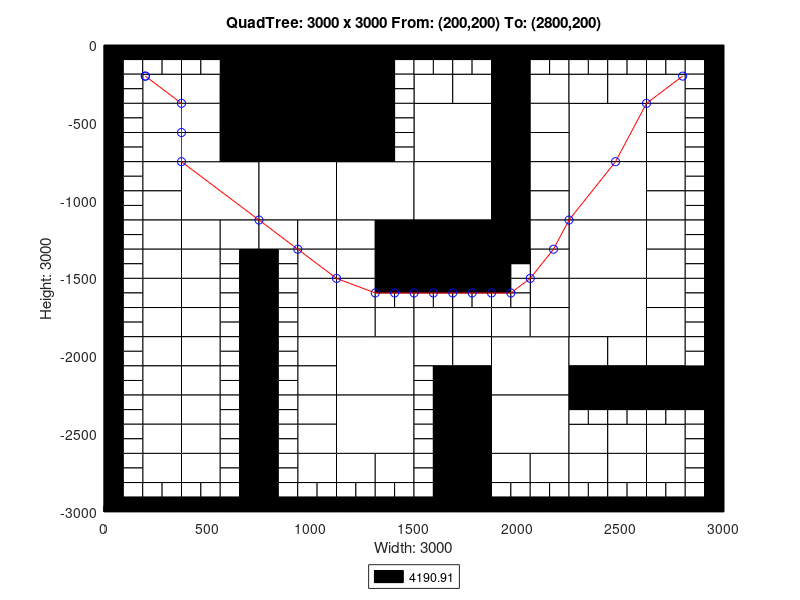

This chart was generated by the following MATLAB code:
axis([0 3000 -3000 0]);
title('QuadTree: 3000 x 3000 From: (200,200) To: (2800,200)');
xlabel('Width: 3000');
ylabel('Height: 3000');
rectangle('Position',[750 -375 375 375], 'FaceColor',[0 0 0]);
rectangle('Position',[750 -750 375 375], 'FaceColor',[0 0 0]);
rectangle('Position',[375 -1125 375 375], 'FaceColor',[1 1 1]);
rectangle('Position',[750 -1125 375 375], 'FaceColor',[1 1 1]);
rectangle('Position',[1125 -1125 375 375], 'FaceColor',[1 1 1]);
rectangle('Position',[1500 -750 375 375], 'FaceColor',[1 1 1]);
rectangle('Position',[2250 -750 375 375], 'FaceColor',[1 1 1]);
rectangle('Position',[1500 -1125 375 375], 'FaceColor',[1 1 1]);
rectangle('Position',[1500 -1500 375 375], 'FaceColor',[0 0 0]);
rectangle('Position',[2250 -1125 375 375], 'FaceColor',[1 1 1]);
rectangle('Position',[2250 -1500 375 375], 'FaceColor',[1 1 1]);
rectangle('Position',[1125 -2250 375 375], 'FaceColor',[1 1 1]);
rectangle('Position',[1125 -2625 375 375], 'FaceColor',[1 1 1]);
rectangle('Position',[1875 -2250 375 375], 'FaceColor',[1 1 1]);
rectangle('Position',[2250 -1875 375 375], 'FaceColor',[1 1 1]);
rectangle('Position',[1875 -2625 375 375], 'FaceColor',[1 1 1]);
rectangle('Position',[187.5 -375 187.5 187.5], 'FaceColor',[1 1 1]);
rectangle('Position',[562.5 -187.5 187.5 187.5], 'FaceColor',[0 0 0]);
rectangle('Position',[375 -375 187.5 187.5], 'FaceColor',[1 1 1]);
rectangle('Position',[562.5 -375 187.5 187.5], 'FaceColor',[0 0 0]);
rectangle('Position',[187.5 -562.5 187.5 187.5], 'FaceColor',[1 1 1]);
rectangle('Position',[187.5 -750 187.5 187.5], 'FaceColor',[1 1 1]);
rectangle('Position',[375 -562.5 187.5 187.5], 'FaceColor',[1 1 1]);
rectangle('Position',[562.5 -562.5 187.5 187.5], 'FaceColor',[0 0 0]);
rectangle('Position',[375 -750 187.5 187.5], 'FaceColor',[1 1 1]);
rectangle('Position',[562.5 -750 187.5 187.5], 'FaceColor',[0 0 0]);
rectangle('Position',[1125 -187.5 187.5 187.5], 'FaceColor',[0 0 0]);
rectangle('Position',[1125 -375 187.5 187.5], 'FaceColor',[0 0 0]);
rectangle('Position',[1125 -562.5 187.5 187.5], 'FaceColor',[0 0 0]);
rectangle('Position',[1125 -750 187.5 187.5], 'FaceColor',[0 0 0]);
rectangle('Position',[187.5 -937.5 187.5 187.5], 'FaceColor',[1 1 1]);
rectangle('Position',[187.5 -1125 187.5 187.5], 'FaceColor',[1 1 1]);
rectangle('Position',[187.5 -1312.5 187.5 187.5], 'FaceColor',[1 1 1]);
rectangle('Position',[187.5 -1500 187.5 187.5], 'FaceColor',[1 1 1]);
rectangle('Position',[375 -1312.5 187.5 187.5], 'FaceColor',[1 1 1]);
rectangle('Position',[562.5 -1312.5 187.5 187.5], 'FaceColor',[1 1 1]);
rectangle('Position',[375 -1500 187.5 187.5], 'FaceColor',[1 1 1]);
rectangle('Position',[750 -1312.5 187.5 187.5], 'FaceColor',[1 1 1]);
rectangle('Position',[937.5 -1312.5 187.5 187.5], 'FaceColor',[1 1 1]);
rectangle('Position',[937.5 -1500 187.5 187.5], 'FaceColor',[1 1 1]);
rectangle('Position',[1125 -1312.5 187.5 187.5], 'FaceColor',[1 1 1]);
rectangle('Position',[1312.5 -1312.5 187.5 187.5], 'FaceColor',[0 0 0]);
rectangle('Position',[1125 -1500 187.5 187.5], 'FaceColor',[1 1 1]);
rectangle('Position',[1312.5 -1500 187.5 187.5], 'FaceColor',[0 0 0]);
rectangle('Position',[1500 -375 187.5 187.5], 'FaceColor',[1 1 1]);
rectangle('Position',[1687.5 -375 187.5 187.5], 'FaceColor',[1 1 1]);
rectangle('Position',[1875 -187.5 187.5 187.5], 'FaceColor',[0 0 0]);
rectangle('Position',[1875 -375 187.5 187.5], 'FaceColor',[0 0 0]);
rectangle('Position',[2062.5 -375 187.5 187.5], 'FaceColor',[1 1 1]);
rectangle('Position',[1875 -562.5 187.5 187.5], 'FaceColor',[0 0 0]);
rectangle('Position',[2062.5 -562.5 187.5 187.5], 'FaceColor',[1 1 1]);
rectangle('Position',[1875 -750 187.5 187.5], 'FaceColor',[0 0 0]);
rectangle('Position',[2062.5 -750 187.5 187.5], 'FaceColor',[1 1 1]);
rectangle('Position',[2250 -375 187.5 187.5], 'FaceColor',[1 1 1]);
rectangle('Position',[2437.5 -375 187.5 187.5], 'FaceColor',[1 1 1]);
rectangle('Position',[2625 -375 187.5 187.5], 'FaceColor',[1 1 1]);
rectangle('Position',[2625 -562.5 187.5 187.5], 'FaceColor',[1 1 1]);
rectangle('Position',[2625 -750 187.5 187.5], 'FaceColor',[1 1 1]);
rectangle('Position',[1875 -937.5 187.5 187.5], 'FaceColor',[0 0 0]);
rectangle('Position',[2062.5 -937.5 187.5 187.5], 'FaceColor',[1 1 1]);
rectangle('Position',[1875 -1125 187.5 187.5], 'FaceColor',[0 0 0]);
rectangle('Position',[2062.5 -1125 187.5 187.5], 'FaceColor',[1 1 1]);
rectangle('Position',[1875 -1312.5 187.5 187.5], 'FaceColor',[0 0 0]);
rectangle('Position',[2062.5 -1312.5 187.5 187.5], 'FaceColor',[1 1 1]);
rectangle('Position',[2062.5 -1500 187.5 187.5], 'FaceColor',[1 1 1]);
rectangle('Position',[2625 -937.5 187.5 187.5], 'FaceColor',[1 1 1]);
rectangle('Position',[2625 -1125 187.5 187.5], 'FaceColor',[1 1 1]);
rectangle('Position',[2625 -1312.5 187.5 187.5], 'FaceColor',[1 1 1]);
rectangle('Position',[2625 -1500 187.5 187.5], 'FaceColor',[1 1 1]);
rectangle('Position',[187.5 -1687.5 187.5 187.5], 'FaceColor',[1 1 1]);
rectangle('Position',[187.5 -1875 187.5 187.5], 'FaceColor',[1 1 1]);
rectangle('Position',[375 -1687.5 187.5 187.5], 'FaceColor',[1 1 1]);
rectangle('Position',[375 -1875 187.5 187.5], 'FaceColor',[1 1 1]);
rectangle('Position',[187.5 -2062.5 187.5 187.5], 'FaceColor',[1 1 1]);
rectangle('Position',[187.5 -2250 187.5 187.5], 'FaceColor',[1 1 1]);
rectangle('Position',[375 -2062.5 187.5 187.5], 'FaceColor',[1 1 1]);
rectangle('Position',[375 -2250 187.5 187.5], 'FaceColor',[1 1 1]);
rectangle('Position',[937.5 -1687.5 187.5 187.5], 'FaceColor',[1 1 1]);
rectangle('Position',[937.5 -1875 187.5 187.5], 'FaceColor',[1 1 1]);
rectangle('Position',[1125 -1687.5 187.5 187.5], 'FaceColor',[1 1 1]);
rectangle('Position',[1125 -1875 187.5 187.5], 'FaceColor',[1 1 1]);
rectangle('Position',[1312.5 -1875 187.5 187.5], 'FaceColor',[1 1 1]);
rectangle('Position',[937.5 -2062.5 187.5 187.5], 'FaceColor',[1 1 1]);
rectangle('Position',[937.5 -2250 187.5 187.5], 'FaceColor',[1 1 1]);
rectangle('Position',[187.5 -2437.5 187.5 187.5], 'FaceColor',[1 1 1]);
rectangle('Position',[187.5 -2625 187.5 187.5], 'FaceColor',[1 1 1]);
rectangle('Position',[375 -2437.5 187.5 187.5], 'FaceColor',[1 1 1]);
rectangle('Position',[375 -2625 187.5 187.5], 'FaceColor',[1 1 1]);
rectangle('Position',[187.5 -2812.5 187.5 187.5], 'FaceColor',[1 1 1]);
rectangle('Position',[375 -2812.5 187.5 187.5], 'FaceColor',[1 1 1]);
rectangle('Position',[937.5 -2437.5 187.5 187.5], 'FaceColor',[1 1 1]);
rectangle('Position',[937.5 -2625 187.5 187.5], 'FaceColor',[1 1 1]);
rectangle('Position',[937.5 -2812.5 187.5 187.5], 'FaceColor',[1 1 1]);
rectangle('Position',[1125 -2812.5 187.5 187.5], 'FaceColor',[1 1 1]);
rectangle('Position',[1312.5 -2812.5 187.5 187.5], 'FaceColor',[1 1 1]);
rectangle('Position',[1500 -1875 187.5 187.5], 'FaceColor',[1 1 1]);
rectangle('Position',[1687.5 -1875 187.5 187.5], 'FaceColor',[1 1 1]);
rectangle('Position',[2062.5 -1687.5 187.5 187.5], 'FaceColor',[1 1 1]);
rectangle('Position',[1875 -1875 187.5 187.5], 'FaceColor',[1 1 1]);
rectangle('Position',[2062.5 -1875 187.5 187.5], 'FaceColor',[1 1 1]);
rectangle('Position',[1500 -2062.5 187.5 187.5], 'FaceColor',[1 1 1]);
rectangle('Position',[1687.5 -2062.5 187.5 187.5], 'FaceColor',[1 1 1]);
rectangle('Position',[1687.5 -2250 187.5 187.5], 'FaceColor',[0 0 0]);
rectangle('Position',[2625 -1687.5 187.5 187.5], 'FaceColor',[1 1 1]);
rectangle('Position',[2625 -1875 187.5 187.5], 'FaceColor',[1 1 1]);
rectangle('Position',[2250 -2062.5 187.5 187.5], 'FaceColor',[1 1 1]);
rectangle('Position',[2437.5 -2062.5 187.5 187.5], 'FaceColor',[1 1 1]);
rectangle('Position',[2250 -2250 187.5 187.5], 'FaceColor',[0 0 0]);
rectangle('Position',[2437.5 -2250 187.5 187.5], 'FaceColor',[0 0 0]);
rectangle('Position',[2625 -2062.5 187.5 187.5], 'FaceColor',[1 1 1]);
rectangle('Position',[2625 -2250 187.5 187.5], 'FaceColor',[0 0 0]);
rectangle('Position',[2812.5 -2250 187.5 187.5], 'FaceColor',[0 0 0]);
rectangle('Position',[1687.5 -2437.5 187.5 187.5], 'FaceColor',[0 0 0]);
rectangle('Position',[1687.5 -2625 187.5 187.5], 'FaceColor',[0 0 0]);
rectangle('Position',[1687.5 -2812.5 187.5 187.5], 'FaceColor',[0 0 0]);
rectangle('Position',[1687.5 -3000 187.5 187.5], 'FaceColor',[0 0 0]);
rectangle('Position',[1875 -2812.5 187.5 187.5], 'FaceColor',[1 1 1]);
rectangle('Position',[2062.5 -2812.5 187.5 187.5], 'FaceColor',[1 1 1]);
rectangle('Position',[2250 -2625 187.5 187.5], 'FaceColor',[1 1 1]);
rectangle('Position',[2437.5 -2625 187.5 187.5], 'FaceColor',[1 1 1]);
rectangle('Position',[2625 -2625 187.5 187.5], 'FaceColor',[1 1 1]);
rectangle('Position',[2250 -2812.5 187.5 187.5], 'FaceColor',[1 1 1]);
rectangle('Position',[2437.5 -2812.5 187.5 187.5], 'FaceColor',[1 1 1]);
rectangle('Position',[2625 -2812.5 187.5 187.5], 'FaceColor',[1 1 1]);
rectangle('Position',[0 -93.75 93.75 93.75], 'FaceColor',[0 0 0]);
rectangle('Position',[93.75 -93.75 93.75 93.75], 'FaceColor',[0 0 0]);
rectangle('Position',[0 -187.5 93.75 93.75], 'FaceColor',[0 0 0]);
rectangle('Position',[93.75 -187.5 93.75 93.75], 'FaceColor',[1 1 1]);
rectangle('Position',[187.5 -93.75 93.75 93.75], 'FaceColor',[0 0 0]);
rectangle('Position',[281.25 -93.75 93.75 93.75], 'FaceColor',[0 0 0]);
rectangle('Position',[187.5 -187.5 93.75 93.75], 'FaceColor',[1 1 1]);
rectangle('Position',[281.25 -187.5 93.75 93.75], 'FaceColor',[1 1 1]);
rectangle('Position',[0 -281.25 93.75 93.75], 'FaceColor',[0 0 0]);
rectangle('Position',[93.75 -281.25 93.75 93.75], 'FaceColor',[1 1 1]);
rectangle('Position',[0 -375 93.75 93.75], 'FaceColor',[0 0 0]);
rectangle('Position',[93.75 -375 93.75 93.75], 'FaceColor',[1 1 1]);
rectangle('Position',[375 -93.75 93.75 93.75], 'FaceColor',[0 0 0]);
rectangle('Position',[468.75 -93.75 93.75 93.75], 'FaceColor',[0 0 0]);
rectangle('Position',[375 -187.5 93.75 93.75], 'FaceColor',[1 1 1]);
rectangle('Position',[468.75 -187.5 93.75 93.75], 'FaceColor',[1 1 1]);
rectangle('Position',[0 -468.75 93.75 93.75], 'FaceColor',[0 0 0]);
rectangle('Position',[93.75 -468.75 93.75 93.75], 'FaceColor',[1 1 1]);
rectangle('Position',[0 -562.5 93.75 93.75], 'FaceColor',[0 0 0]);
rectangle('Position',[93.75 -562.5 93.75 93.75], 'FaceColor',[1 1 1]);
rectangle('Position',[0 -656.25 93.75 93.75], 'FaceColor',[0 0 0]);
rectangle('Position',[93.75 -656.25 93.75 93.75], 'FaceColor',[1 1 1]);
rectangle('Position',[0 -750 93.75 93.75], 'FaceColor',[0 0 0]);
rectangle('Position',[93.75 -750 93.75 93.75], 'FaceColor',[1 1 1]);
rectangle('Position',[1312.5 -93.75 93.75 93.75], 'FaceColor',[0 0 0]);
rectangle('Position',[1406.25 -93.75 93.75 93.75], 'FaceColor',[0 0 0]);
rectangle('Position',[1312.5 -187.5 93.75 93.75], 'FaceColor',[0 0 0]);
rectangle('Position',[1406.25 -187.5 93.75 93.75], 'FaceColor',[1 1 1]);
rectangle('Position',[1312.5 -281.25 93.75 93.75], 'FaceColor',[0 0 0]);
rectangle('Position',[1406.25 -281.25 93.75 93.75], 'FaceColor',[1 1 1]);
rectangle('Position',[1312.5 -375 93.75 93.75], 'FaceColor',[0 0 0]);
rectangle('Position',[1406.25 -375 93.75 93.75], 'FaceColor',[1 1 1]);
rectangle('Position',[1312.5 -468.75 93.75 93.75], 'FaceColor',[0 0 0]);
rectangle('Position',[1406.25 -468.75 93.75 93.75], 'FaceColor',[1 1 1]);
rectangle('Position',[1312.5 -562.5 93.75 93.75], 'FaceColor',[0 0 0]);
rectangle('Position',[1406.25 -562.5 93.75 93.75], 'FaceColor',[1 1 1]);
rectangle('Position',[1312.5 -656.25 93.75 93.75], 'FaceColor',[0 0 0]);
rectangle('Position',[1406.25 -656.25 93.75 93.75], 'FaceColor',[1 1 1]);
rectangle('Position',[1312.5 -750 93.75 93.75], 'FaceColor',[0 0 0]);
rectangle('Position',[1406.25 -750 93.75 93.75], 'FaceColor',[1 1 1]);
rectangle('Position',[0 -843.75 93.75 93.75], 'FaceColor',[0 0 0]);
rectangle('Position',[93.75 -843.75 93.75 93.75], 'FaceColor',[1 1 1]);
rectangle('Position',[0 -937.5 93.75 93.75], 'FaceColor',[0 0 0]);
rectangle('Position',[93.75 -937.5 93.75 93.75], 'FaceColor',[1 1 1]);
rectangle('Position',[0 -1031.25 93.75 93.75], 'FaceColor',[0 0 0]);
rectangle('Position',[93.75 -1031.25 93.75 93.75], 'FaceColor',[1 1 1]);
rectangle('Position',[0 -1125 93.75 93.75], 'FaceColor',[0 0 0]);
rectangle('Position',[93.75 -1125 93.75 93.75], 'FaceColor',[1 1 1]);
rectangle('Position',[0 -1218.75 93.75 93.75], 'FaceColor',[0 0 0]);
rectangle('Position',[93.75 -1218.75 93.75 93.75], 'FaceColor',[1 1 1]);
rectangle('Position',[0 -1312.5 93.75 93.75], 'FaceColor',[0 0 0]);
rectangle('Position',[93.75 -1312.5 93.75 93.75], 'FaceColor',[1 1 1]);
rectangle('Position',[0 -1406.25 93.75 93.75], 'FaceColor',[0 0 0]);
rectangle('Position',[93.75 -1406.25 93.75 93.75], 'FaceColor',[1 1 1]);
rectangle('Position',[0 -1500 93.75 93.75], 'FaceColor',[0 0 0]);
rectangle('Position',[93.75 -1500 93.75 93.75], 'FaceColor',[1 1 1]);
rectangle('Position',[562.5 -1406.25 93.75 93.75], 'FaceColor',[1 1 1]);
rectangle('Position',[656.25 -1406.25 93.75 93.75], 'FaceColor',[0 0 0]);
rectangle('Position',[562.5 -1500 93.75 93.75], 'FaceColor',[1 1 1]);
rectangle('Position',[656.25 -1500 93.75 93.75], 'FaceColor',[0 0 0]);
rectangle('Position',[750 -1406.25 93.75 93.75], 'FaceColor',[0 0 0]);
rectangle('Position',[843.75 -1406.25 93.75 93.75], 'FaceColor',[1 1 1]);
rectangle('Position',[750 -1500 93.75 93.75], 'FaceColor',[0 0 0]);
rectangle('Position',[843.75 -1500 93.75 93.75], 'FaceColor',[1 1 1]);
rectangle('Position',[1500 -93.75 93.75 93.75], 'FaceColor',[0 0 0]);
rectangle('Position',[1593.75 -93.75 93.75 93.75], 'FaceColor',[0 0 0]);
rectangle('Position',[1500 -187.5 93.75 93.75], 'FaceColor',[1 1 1]);
rectangle('Position',[1593.75 -187.5 93.75 93.75], 'FaceColor',[1 1 1]);
rectangle('Position',[1687.5 -93.75 93.75 93.75], 'FaceColor',[0 0 0]);
rectangle('Position',[1781.25 -93.75 93.75 93.75], 'FaceColor',[0 0 0]);
rectangle('Position',[1687.5 -187.5 93.75 93.75], 'FaceColor',[1 1 1]);
rectangle('Position',[1781.25 -187.5 93.75 93.75], 'FaceColor',[1 1 1]);
rectangle('Position',[2062.5 -93.75 93.75 93.75], 'FaceColor',[0 0 0]);
rectangle('Position',[2156.25 -93.75 93.75 93.75], 'FaceColor',[0 0 0]);
rectangle('Position',[2062.5 -187.5 93.75 93.75], 'FaceColor',[1 1 1]);
rectangle('Position',[2156.25 -187.5 93.75 93.75], 'FaceColor',[1 1 1]);
rectangle('Position',[2250 -93.75 93.75 93.75], 'FaceColor',[0 0 0]);
rectangle('Position',[2343.75 -93.75 93.75 93.75], 'FaceColor',[0 0 0]);
rectangle('Position',[2250 -187.5 93.75 93.75], 'FaceColor',[1 1 1]);
rectangle('Position',[2343.75 -187.5 93.75 93.75], 'FaceColor',[1 1 1]);
rectangle('Position',[2437.5 -93.75 93.75 93.75], 'FaceColor',[0 0 0]);
rectangle('Position',[2531.25 -93.75 93.75 93.75], 'FaceColor',[0 0 0]);
rectangle('Position',[2437.5 -187.5 93.75 93.75], 'FaceColor',[1 1 1]);
rectangle('Position',[2531.25 -187.5 93.75 93.75], 'FaceColor',[1 1 1]);
rectangle('Position',[2625 -93.75 93.75 93.75], 'FaceColor',[0 0 0]);
rectangle('Position',[2718.75 -93.75 93.75 93.75], 'FaceColor',[0 0 0]);
rectangle('Position',[2625 -187.5 93.75 93.75], 'FaceColor',[1 1 1]);
rectangle('Position',[2718.75 -187.5 93.75 93.75], 'FaceColor',[1 1 1]);
rectangle('Position',[2812.5 -93.75 93.75 93.75], 'FaceColor',[0 0 0]);
rectangle('Position',[2906.25 -93.75 93.75 93.75], 'FaceColor',[0 0 0]);
rectangle('Position',[2812.5 -187.5 93.75 93.75], 'FaceColor',[1 1 1]);
rectangle('Position',[2906.25 -187.5 93.75 93.75], 'FaceColor',[0 0 0]);
rectangle('Position',[2812.5 -281.25 93.75 93.75], 'FaceColor',[1 1 1]);
rectangle('Position',[2906.25 -281.25 93.75 93.75], 'FaceColor',[0 0 0]);
rectangle('Position',[2812.5 -375 93.75 93.75], 'FaceColor',[1 1 1]);
rectangle('Position',[2906.25 -375 93.75 93.75], 'FaceColor',[0 0 0]);
rectangle('Position',[2812.5 -468.75 93.75 93.75], 'FaceColor',[1 1 1]);
rectangle('Position',[2906.25 -468.75 93.75 93.75], 'FaceColor',[0 0 0]);
rectangle('Position',[2812.5 -562.5 93.75 93.75], 'FaceColor',[1 1 1]);
rectangle('Position',[2906.25 -562.5 93.75 93.75], 'FaceColor',[0 0 0]);
rectangle('Position',[2812.5 -656.25 93.75 93.75], 'FaceColor',[1 1 1]);
rectangle('Position',[2906.25 -656.25 93.75 93.75], 'FaceColor',[0 0 0]);
rectangle('Position',[2812.5 -750 93.75 93.75], 'FaceColor',[1 1 1]);
rectangle('Position',[2906.25 -750 93.75 93.75], 'FaceColor',[0 0 0]);
rectangle('Position',[1875 -1406.25 93.75 93.75], 'FaceColor',[0 0 0]);
rectangle('Position',[1968.75 -1406.25 93.75 93.75], 'FaceColor',[0 0 0]);
rectangle('Position',[1875 -1500 93.75 93.75], 'FaceColor',[0 0 0]);
rectangle('Position',[1968.75 -1500 93.75 93.75], 'FaceColor',[1 1 1]);
rectangle('Position',[2812.5 -843.75 93.75 93.75], 'FaceColor',[1 1 1]);
rectangle('Position',[2906.25 -843.75 93.75 93.75], 'FaceColor',[0 0 0]);
rectangle('Position',[2812.5 -937.5 93.75 93.75], 'FaceColor',[1 1 1]);
rectangle('Position',[2906.25 -937.5 93.75 93.75], 'FaceColor',[0 0 0]);
rectangle('Position',[2812.5 -1031.25 93.75 93.75], 'FaceColor',[1 1 1]);
rectangle('Position',[2906.25 -1031.25 93.75 93.75], 'FaceColor',[0 0 0]);
rectangle('Position',[2812.5 -1125 93.75 93.75], 'FaceColor',[1 1 1]);
rectangle('Position',[2906.25 -1125 93.75 93.75], 'FaceColor',[0 0 0]);
rectangle('Position',[2812.5 -1218.75 93.75 93.75], 'FaceColor',[1 1 1]);
rectangle('Position',[2906.25 -1218.75 93.75 93.75], 'FaceColor',[0 0 0]);
rectangle('Position',[2812.5 -1312.5 93.75 93.75], 'FaceColor',[1 1 1]);
rectangle('Position',[2906.25 -1312.5 93.75 93.75], 'FaceColor',[0 0 0]);
rectangle('Position',[2812.5 -1406.25 93.75 93.75], 'FaceColor',[1 1 1]);
rectangle('Position',[2906.25 -1406.25 93.75 93.75], 'FaceColor',[0 0 0]);
rectangle('Position',[2812.5 -1500 93.75 93.75], 'FaceColor',[1 1 1]);
rectangle('Position',[2906.25 -1500 93.75 93.75], 'FaceColor',[0 0 0]);
rectangle('Position',[0 -1593.75 93.75 93.75], 'FaceColor',[0 0 0]);
rectangle('Position',[93.75 -1593.75 93.75 93.75], 'FaceColor',[1 1 1]);
rectangle('Position',[0 -1687.5 93.75 93.75], 'FaceColor',[0 0 0]);
rectangle('Position',[93.75 -1687.5 93.75 93.75], 'FaceColor',[1 1 1]);
rectangle('Position',[0 -1781.25 93.75 93.75], 'FaceColor',[0 0 0]);
rectangle('Position',[93.75 -1781.25 93.75 93.75], 'FaceColor',[1 1 1]);
rectangle('Position',[0 -1875 93.75 93.75], 'FaceColor',[0 0 0]);
rectangle('Position',[93.75 -1875 93.75 93.75], 'FaceColor',[1 1 1]);
rectangle('Position',[562.5 -1593.75 93.75 93.75], 'FaceColor',[1 1 1]);
rectangle('Position',[656.25 -1593.75 93.75 93.75], 'FaceColor',[0 0 0]);
rectangle('Position',[562.5 -1687.5 93.75 93.75], 'FaceColor',[1 1 1]);
rectangle('Position',[656.25 -1687.5 93.75 93.75], 'FaceColor',[0 0 0]);
rectangle('Position',[562.5 -1781.25 93.75 93.75], 'FaceColor',[1 1 1]);
rectangle('Position',[656.25 -1781.25 93.75 93.75], 'FaceColor',[0 0 0]);
rectangle('Position',[562.5 -1875 93.75 93.75], 'FaceColor',[1 1 1]);
rectangle('Position',[656.25 -1875 93.75 93.75], 'FaceColor',[0 0 0]);
rectangle('Position',[0 -1968.75 93.75 93.75], 'FaceColor',[0 0 0]);
rectangle('Position',[93.75 -1968.75 93.75 93.75], 'FaceColor',[1 1 1]);
rectangle('Position',[0 -2062.5 93.75 93.75], 'FaceColor',[0 0 0]);
rectangle('Position',[93.75 -2062.5 93.75 93.75], 'FaceColor',[1 1 1]);
rectangle('Position',[0 -2156.25 93.75 93.75], 'FaceColor',[0 0 0]);
rectangle('Position',[93.75 -2156.25 93.75 93.75], 'FaceColor',[1 1 1]);
rectangle('Position',[0 -2250 93.75 93.75], 'FaceColor',[0 0 0]);
rectangle('Position',[93.75 -2250 93.75 93.75], 'FaceColor',[1 1 1]);
rectangle('Position',[562.5 -1968.75 93.75 93.75], 'FaceColor',[1 1 1]);
rectangle('Position',[656.25 -1968.75 93.75 93.75], 'FaceColor',[0 0 0]);
rectangle('Position',[562.5 -2062.5 93.75 93.75], 'FaceColor',[1 1 1]);
rectangle('Position',[656.25 -2062.5 93.75 93.75], 'FaceColor',[0 0 0]);
rectangle('Position',[562.5 -2156.25 93.75 93.75], 'FaceColor',[1 1 1]);
rectangle('Position',[656.25 -2156.25 93.75 93.75], 'FaceColor',[0 0 0]);
rectangle('Position',[562.5 -2250 93.75 93.75], 'FaceColor',[1 1 1]);
rectangle('Position',[656.25 -2250 93.75 93.75], 'FaceColor',[0 0 0]);
rectangle('Position',[750 -1593.75 93.75 93.75], 'FaceColor',[0 0 0]);
rectangle('Position',[843.75 -1593.75 93.75 93.75], 'FaceColor',[1 1 1]);
rectangle('Position',[750 -1687.5 93.75 93.75], 'FaceColor',[0 0 0]);
rectangle('Position',[843.75 -1687.5 93.75 93.75], 'FaceColor',[1 1 1]);
rectangle('Position',[750 -1781.25 93.75 93.75], 'FaceColor',[0 0 0]);
rectangle('Position',[843.75 -1781.25 93.75 93.75], 'FaceColor',[1 1 1]);
rectangle('Position',[750 -1875 93.75 93.75], 'FaceColor',[0 0 0]);
rectangle('Position',[843.75 -1875 93.75 93.75], 'FaceColor',[1 1 1]);
rectangle('Position',[1312.5 -1593.75 93.75 93.75], 'FaceColor',[0 0 0]);
rectangle('Position',[1406.25 -1593.75 93.75 93.75], 'FaceColor',[0 0 0]);
rectangle('Position',[1312.5 -1687.5 93.75 93.75], 'FaceColor',[1 1 1]);
rectangle('Position',[1406.25 -1687.5 93.75 93.75], 'FaceColor',[1 1 1]);
rectangle('Position',[750 -1968.75 93.75 93.75], 'FaceColor',[0 0 0]);
rectangle('Position',[843.75 -1968.75 93.75 93.75], 'FaceColor',[1 1 1]);
rectangle('Position',[750 -2062.5 93.75 93.75], 'FaceColor',[0 0 0]);
rectangle('Position',[843.75 -2062.5 93.75 93.75], 'FaceColor',[1 1 1]);
rectangle('Position',[750 -2156.25 93.75 93.75], 'FaceColor',[0 0 0]);
rectangle('Position',[843.75 -2156.25 93.75 93.75], 'FaceColor',[1 1 1]);
rectangle('Position',[750 -2250 93.75 93.75], 'FaceColor',[0 0 0]);
rectangle('Position',[843.75 -2250 93.75 93.75], 'FaceColor',[1 1 1]);
rectangle('Position',[0 -2343.75 93.75 93.75], 'FaceColor',[0 0 0]);
rectangle('Position',[93.75 -2343.75 93.75 93.75], 'FaceColor',[1 1 1]);
rectangle('Position',[0 -2437.5 93.75 93.75], 'FaceColor',[0 0 0]);
rectangle('Position',[93.75 -2437.5 93.75 93.75], 'FaceColor',[1 1 1]);
rectangle('Position',[0 -2531.25 93.75 93.75], 'FaceColor',[0 0 0]);
rectangle('Position',[93.75 -2531.25 93.75 93.75], 'FaceColor',[1 1 1]);
rectangle('Position',[0 -2625 93.75 93.75], 'FaceColor',[0 0 0]);
rectangle('Position',[93.75 -2625 93.75 93.75], 'FaceColor',[1 1 1]);
rectangle('Position',[562.5 -2343.75 93.75 93.75], 'FaceColor',[1 1 1]);
rectangle('Position',[656.25 -2343.75 93.75 93.75], 'FaceColor',[0 0 0]);
rectangle('Position',[562.5 -2437.5 93.75 93.75], 'FaceColor',[1 1 1]);
rectangle('Position',[656.25 -2437.5 93.75 93.75], 'FaceColor',[0 0 0]);
rectangle('Position',[562.5 -2531.25 93.75 93.75], 'FaceColor',[1 1 1]);
rectangle('Position',[656.25 -2531.25 93.75 93.75], 'FaceColor',[0 0 0]);
rectangle('Position',[562.5 -2625 93.75 93.75], 'FaceColor',[1 1 1]);
rectangle('Position',[656.25 -2625 93.75 93.75], 'FaceColor',[0 0 0]);
rectangle('Position',[0 -2718.75 93.75 93.75], 'FaceColor',[0 0 0]);
rectangle('Position',[93.75 -2718.75 93.75 93.75], 'FaceColor',[1 1 1]);
rectangle('Position',[0 -2812.5 93.75 93.75], 'FaceColor',[0 0 0]);
rectangle('Position',[93.75 -2812.5 93.75 93.75], 'FaceColor',[1 1 1]);
rectangle('Position',[0 -2906.25 93.75 93.75], 'FaceColor',[0 0 0]);
rectangle('Position',[93.75 -2906.25 93.75 93.75], 'FaceColor',[1 1 1]);
rectangle('Position',[0 -3000 93.75 93.75], 'FaceColor',[0 0 0]);
rectangle('Position',[93.75 -3000 93.75 93.75], 'FaceColor',[0 0 0]);
rectangle('Position',[187.5 -2906.25 93.75 93.75], 'FaceColor',[1 1 1]);
rectangle('Position',[281.25 -2906.25 93.75 93.75], 'FaceColor',[1 1 1]);
rectangle('Position',[187.5 -3000 93.75 93.75], 'FaceColor',[0 0 0]);
rectangle('Position',[281.25 -3000 93.75 93.75], 'FaceColor',[0 0 0]);
rectangle('Position',[562.5 -2718.75 93.75 93.75], 'FaceColor',[1 1 1]);
rectangle('Position',[656.25 -2718.75 93.75 93.75], 'FaceColor',[0 0 0]);
rectangle('Position',[562.5 -2812.5 93.75 93.75], 'FaceColor',[1 1 1]);
rectangle('Position',[656.25 -2812.5 93.75 93.75], 'FaceColor',[0 0 0]);
rectangle('Position',[375 -2906.25 93.75 93.75], 'FaceColor',[1 1 1]);
rectangle('Position',[468.75 -2906.25 93.75 93.75], 'FaceColor',[1 1 1]);
rectangle('Position',[375 -3000 93.75 93.75], 'FaceColor',[0 0 0]);
rectangle('Position',[468.75 -3000 93.75 93.75], 'FaceColor',[0 0 0]);
rectangle('Position',[562.5 -2906.25 93.75 93.75], 'FaceColor',[1 1 1]);
rectangle('Position',[656.25 -2906.25 93.75 93.75], 'FaceColor',[0 0 0]);
rectangle('Position',[562.5 -3000 93.75 93.75], 'FaceColor',[0 0 0]);
rectangle('Position',[656.25 -3000 93.75 93.75], 'FaceColor',[0 0 0]);
rectangle('Position',[750 -2343.75 93.75 93.75], 'FaceColor',[0 0 0]);
rectangle('Position',[843.75 -2343.75 93.75 93.75], 'FaceColor',[1 1 1]);
rectangle('Position',[750 -2437.5 93.75 93.75], 'FaceColor',[0 0 0]);
rectangle('Position',[843.75 -2437.5 93.75 93.75], 'FaceColor',[1 1 1]);
rectangle('Position',[750 -2531.25 93.75 93.75], 'FaceColor',[0 0 0]);
rectangle('Position',[843.75 -2531.25 93.75 93.75], 'FaceColor',[1 1 1]);
rectangle('Position',[750 -2625 93.75 93.75], 'FaceColor',[0 0 0]);
rectangle('Position',[843.75 -2625 93.75 93.75], 'FaceColor',[1 1 1]);
rectangle('Position',[750 -2718.75 93.75 93.75], 'FaceColor',[0 0 0]);
rectangle('Position',[843.75 -2718.75 93.75 93.75], 'FaceColor',[1 1 1]);
rectangle('Position',[750 -2812.5 93.75 93.75], 'FaceColor',[0 0 0]);
rectangle('Position',[843.75 -2812.5 93.75 93.75], 'FaceColor',[1 1 1]);
rectangle('Position',[750 -2906.25 93.75 93.75], 'FaceColor',[0 0 0]);
rectangle('Position',[843.75 -2906.25 93.75 93.75], 'FaceColor',[1 1 1]);
rectangle('Position',[750 -3000 93.75 93.75], 'FaceColor',[0 0 0]);
rectangle('Position',[843.75 -3000 93.75 93.75], 'FaceColor',[0 0 0]);
rectangle('Position',[937.5 -2906.25 93.75 93.75], 'FaceColor',[1 1 1]);
rectangle('Position',[1031.25 -2906.25 93.75 93.75], 'FaceColor',[1 1 1]);
rectangle('Position',[937.5 -3000 93.75 93.75], 'FaceColor',[0 0 0]);
rectangle('Position',[1031.25 -3000 93.75 93.75], 'FaceColor',[0 0 0]);
rectangle('Position',[1125 -2906.25 93.75 93.75], 'FaceColor',[1 1 1]);
rectangle('Position',[1218.75 -2906.25 93.75 93.75], 'FaceColor',[1 1 1]);
rectangle('Position',[1125 -3000 93.75 93.75], 'FaceColor',[0 0 0]);
rectangle('Position',[1218.75 -3000 93.75 93.75], 'FaceColor',[0 0 0]);
rectangle('Position',[1312.5 -2906.25 93.75 93.75], 'FaceColor',[1 1 1]);
rectangle('Position',[1406.25 -2906.25 93.75 93.75], 'FaceColor',[1 1 1]);
rectangle('Position',[1312.5 -3000 93.75 93.75], 'FaceColor',[0 0 0]);
rectangle('Position',[1406.25 -3000 93.75 93.75], 'FaceColor',[0 0 0]);
rectangle('Position',[1500 -1593.75 93.75 93.75], 'FaceColor',[0 0 0]);
rectangle('Position',[1593.75 -1593.75 93.75 93.75], 'FaceColor',[0 0 0]);
rectangle('Position',[1500 -1687.5 93.75 93.75], 'FaceColor',[1 1 1]);
rectangle('Position',[1593.75 -1687.5 93.75 93.75], 'FaceColor',[1 1 1]);
rectangle('Position',[1687.5 -1593.75 93.75 93.75], 'FaceColor',[0 0 0]);
rectangle('Position',[1781.25 -1593.75 93.75 93.75], 'FaceColor',[0 0 0]);
rectangle('Position',[1687.5 -1687.5 93.75 93.75], 'FaceColor',[1 1 1]);
rectangle('Position',[1781.25 -1687.5 93.75 93.75], 'FaceColor',[1 1 1]);
rectangle('Position',[1875 -1593.75 93.75 93.75], 'FaceColor',[0 0 0]);
rectangle('Position',[1968.75 -1593.75 93.75 93.75], 'FaceColor',[1 1 1]);
rectangle('Position',[1875 -1687.5 93.75 93.75], 'FaceColor',[1 1 1]);
rectangle('Position',[1968.75 -1687.5 93.75 93.75], 'FaceColor',[1 1 1]);
rectangle('Position',[1500 -2156.25 93.75 93.75], 'FaceColor',[1 1 1]);
rectangle('Position',[1593.75 -2156.25 93.75 93.75], 'FaceColor',[0 0 0]);
rectangle('Position',[1500 -2250 93.75 93.75], 'FaceColor',[1 1 1]);
rectangle('Position',[1593.75 -2250 93.75 93.75], 'FaceColor',[0 0 0]);
rectangle('Position',[2812.5 -1593.75 93.75 93.75], 'FaceColor',[1 1 1]);
rectangle('Position',[2906.25 -1593.75 93.75 93.75], 'FaceColor',[0 0 0]);
rectangle('Position',[2812.5 -1687.5 93.75 93.75], 'FaceColor',[1 1 1]);
rectangle('Position',[2906.25 -1687.5 93.75 93.75], 'FaceColor',[0 0 0]);
rectangle('Position',[2812.5 -1781.25 93.75 93.75], 'FaceColor',[1 1 1]);
rectangle('Position',[2906.25 -1781.25 93.75 93.75], 'FaceColor',[0 0 0]);
rectangle('Position',[2812.5 -1875 93.75 93.75], 'FaceColor',[1 1 1]);
rectangle('Position',[2906.25 -1875 93.75 93.75], 'FaceColor',[0 0 0]);
rectangle('Position',[2812.5 -1968.75 93.75 93.75], 'FaceColor',[1 1 1]);
rectangle('Position',[2906.25 -1968.75 93.75 93.75], 'FaceColor',[0 0 0]);
rectangle('Position',[2812.5 -2062.5 93.75 93.75], 'FaceColor',[1 1 1]);
rectangle('Position',[2906.25 -2062.5 93.75 93.75], 'FaceColor',[0 0 0]);
rectangle('Position',[1500 -2343.75 93.75 93.75], 'FaceColor',[1 1 1]);
rectangle('Position',[1593.75 -2343.75 93.75 93.75], 'FaceColor',[0 0 0]);
rectangle('Position',[1500 -2437.5 93.75 93.75], 'FaceColor',[1 1 1]);
rectangle('Position',[1593.75 -2437.5 93.75 93.75], 'FaceColor',[0 0 0]);
rectangle('Position',[1500 -2531.25 93.75 93.75], 'FaceColor',[1 1 1]);
rectangle('Position',[1593.75 -2531.25 93.75 93.75], 'FaceColor',[0 0 0]);
rectangle('Position',[1500 -2625 93.75 93.75], 'FaceColor',[1 1 1]);
rectangle('Position',[1593.75 -2625 93.75 93.75], 'FaceColor',[0 0 0]);
rectangle('Position',[1500 -2718.75 93.75 93.75], 'FaceColor',[1 1 1]);
rectangle('Position',[1593.75 -2718.75 93.75 93.75], 'FaceColor',[0 0 0]);
rectangle('Position',[1500 -2812.5 93.75 93.75], 'FaceColor',[1 1 1]);
rectangle('Position',[1593.75 -2812.5 93.75 93.75], 'FaceColor',[0 0 0]);
rectangle('Position',[1500 -2906.25 93.75 93.75], 'FaceColor',[1 1 1]);
rectangle('Position',[1593.75 -2906.25 93.75 93.75], 'FaceColor',[0 0 0]);
rectangle('Position',[1500 -3000 93.75 93.75], 'FaceColor',[0 0 0]);
rectangle('Position',[1593.75 -3000 93.75 93.75], 'FaceColor',[0 0 0]);
rectangle('Position',[1875 -2906.25 93.75 93.75], 'FaceColor',[1 1 1]);
rectangle('Position',[1968.75 -2906.25 93.75 93.75], 'FaceColor',[1 1 1]);
rectangle('Position',[1875 -3000 93.75 93.75], 'FaceColor',[0 0 0]);
rectangle('Position',[1968.75 -3000 93.75 93.75], 'FaceColor',[0 0 0]);
rectangle('Position',[2062.5 -2906.25 93.75 93.75], 'FaceColor',[1 1 1]);
rectangle('Position',[2156.25 -2906.25 93.75 93.75], 'FaceColor',[1 1 1]);
rectangle('Position',[2062.5 -3000 93.75 93.75], 'FaceColor',[0 0 0]);
rectangle('Position',[2156.25 -3000 93.75 93.75], 'FaceColor',[0 0 0]);
rectangle('Position',[2250 -2343.75 93.75 93.75], 'FaceColor',[0 0 0]);
rectangle('Position',[2343.75 -2343.75 93.75 93.75], 'FaceColor',[0 0 0]);
rectangle('Position',[2250 -2437.5 93.75 93.75], 'FaceColor',[1 1 1]);
rectangle('Position',[2343.75 -2437.5 93.75 93.75], 'FaceColor',[1 1 1]);
rectangle('Position',[2437.5 -2343.75 93.75 93.75], 'FaceColor',[0 0 0]);
rectangle('Position',[2531.25 -2343.75 93.75 93.75], 'FaceColor',[0 0 0]);
rectangle('Position',[2437.5 -2437.5 93.75 93.75], 'FaceColor',[1 1 1]);
rectangle('Position',[2531.25 -2437.5 93.75 93.75], 'FaceColor',[1 1 1]);
rectangle('Position',[2625 -2343.75 93.75 93.75], 'FaceColor',[0 0 0]);
rectangle('Position',[2718.75 -2343.75 93.75 93.75], 'FaceColor',[0 0 0]);
rectangle('Position',[2625 -2437.5 93.75 93.75], 'FaceColor',[1 1 1]);
rectangle('Position',[2718.75 -2437.5 93.75 93.75], 'FaceColor',[1 1 1]);
rectangle('Position',[2812.5 -2343.75 93.75 93.75], 'FaceColor',[0 0 0]);
rectangle('Position',[2906.25 -2343.75 93.75 93.75], 'FaceColor',[0 0 0]);
rectangle('Position',[2812.5 -2437.5 93.75 93.75], 'FaceColor',[1 1 1]);
rectangle('Position',[2906.25 -2437.5 93.75 93.75], 'FaceColor',[0 0 0]);
rectangle('Position',[2812.5 -2531.25 93.75 93.75], 'FaceColor',[1 1 1]);
rectangle('Position',[2906.25 -2531.25 93.75 93.75], 'FaceColor',[0 0 0]);
rectangle('Position',[2812.5 -2625 93.75 93.75], 'FaceColor',[1 1 1]);
rectangle('Position',[2906.25 -2625 93.75 93.75], 'FaceColor',[0 0 0]);
rectangle('Position',[2250 -2906.25 93.75 93.75], 'FaceColor',[1 1 1]);
rectangle('Position',[2343.75 -2906.25 93.75 93.75], 'FaceColor',[1 1 1]);
rectangle('Position',[2250 -3000 93.75 93.75], 'FaceColor',[0 0 0]);
rectangle('Position',[2343.75 -3000 93.75 93.75], 'FaceColor',[0 0 0]);
rectangle('Position',[2437.5 -2906.25 93.75 93.75], 'FaceColor',[1 1 1]);
rectangle('Position',[2531.25 -2906.25 93.75 93.75], 'FaceColor',[1 1 1]);
rectangle('Position',[2437.5 -3000 93.75 93.75], 'FaceColor',[0 0 0]);
rectangle('Position',[2531.25 -3000 93.75 93.75], 'FaceColor',[0 0 0]);
rectangle('Position',[2812.5 -2718.75 93.75 93.75], 'FaceColor',[1 1 1]);
rectangle('Position',[2906.25 -2718.75 93.75 93.75], 'FaceColor',[0 0 0]);
rectangle('Position',[2812.5 -2812.5 93.75 93.75], 'FaceColor',[1 1 1]);
rectangle('Position',[2906.25 -2812.5 93.75 93.75], 'FaceColor',[0 0 0]);
rectangle('Position',[2625 -2906.25 93.75 93.75], 'FaceColor',[1 1 1]);
rectangle('Position',[2718.75 -2906.25 93.75 93.75], 'FaceColor',[1 1 1]);
rectangle('Position',[2625 -3000 93.75 93.75], 'FaceColor',[0 0 0]);
rectangle('Position',[2718.75 -3000 93.75 93.75], 'FaceColor',[0 0 0]);
rectangle('Position',[2812.5 -2906.25 93.75 93.75], 'FaceColor',[1 1 1]);
rectangle('Position',[2906.25 -2906.25 93.75 93.75], 'FaceColor',[0 0 0]);
rectangle('Position',[2812.5 -3000 93.75 93.75], 'FaceColor',[0 0 0]);
rectangle('Position',[2906.25 -3000 93.75 93.75], 'FaceColor',[0 0 0]);
X=[2800,2625,2475,2250,2175,2062.5,1968.75,1875,1781.25,1687.5,1593.75,1500,1406.25,1312.5,1125,937.5,750,375,375,375,200,200];
Y=[-200,-375,-750,-1125,-1312.5,-1500,-1593.75,-1593.75,-1593.75,-1593.75,-1593.75,-1593.75,-1593.75,-1593.75,-1500,-1312.5,-1125,-750,-562.5,-375,-200,-200];
hold on;
plot(X,Y,'r');
plot(X,Y,'bo');
legend('4190.91','Location','southoutside');
